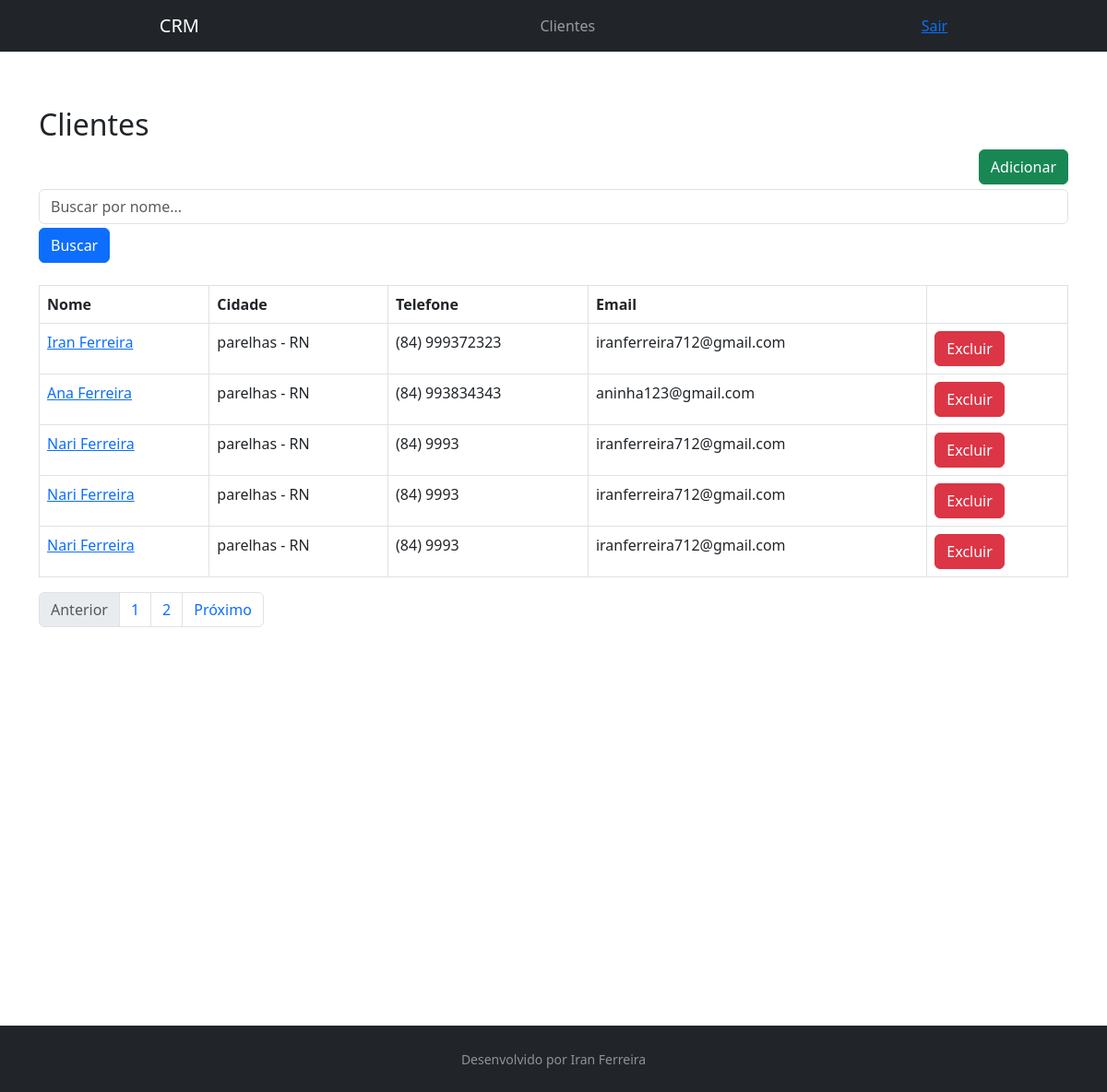
/customer/list/, run on an earlier commit of the app's database.
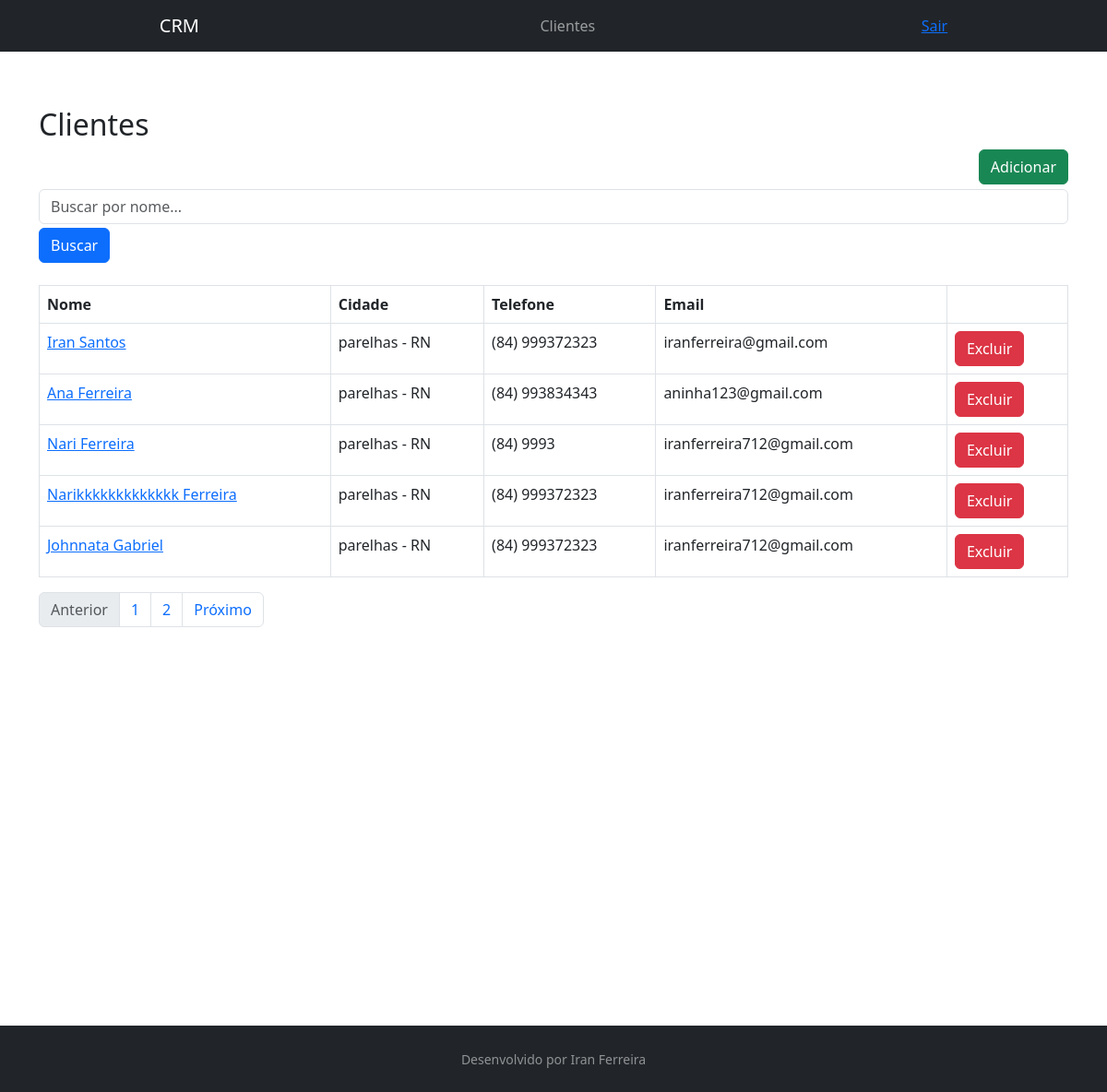
And on a later commit of the database.
### customer/models.py (models this page shows, shortened)
class Customer(models.Model):
    first_name = models.CharField(max_length=30)
    last_name = models.CharField(max_length=50)
    email = models.EmailField()
    birth_date = models.DateField()
    area_code = models.CharField(max_length=3) #DDD do Número
    phone_number = models.CharField(max_length=9)
    country = models.CharField(max_length=30)
    state = models.CharField(max_length=30)
    city = models.CharField(max_length=30)
    create_date = models.DateTimeField(auto_now_add=True) #Data de quando o cliente for criado
    update_date = models.DateTimeField(auto_now=True) #Data de atualização dos dados dos clientes
    active = models.BooleanField(default=True) # Ativar ou desativar o cliente, não precisa apagar todo o histórico do cliente
    def get_full_phone_number(self):
        return f"({self.area_code}) {self.phone_number}"
    def get_full_name(self):
        return f"{self.first_name} {self.last_name}"
    def get_full_city(self):
        return f"{self.city} - {self.state}"
    def get_absolute_url(self):
        return reverse("customer:customer-update", kwargs={"id": self.id})
    def get_delete_url(self):
        return reverse("customer:customer-delete", kwargs={"id": self.id})
    class Meta:
        db_table = "customer"

### customer/views.py (the view)
# urls.py: path("list/", CustomerListView.as_view(), name="customer-list"),
class CustomerListView(ListView):
    template_name = "customer/customer-list.html"
    paginate_by = 5
    model = Customer
    def get_queryset(self):
        name = self.request.GET.get("name")
        if name:
            object_list = self.model.objects.filter(
                Q(first_name__icontains=name) | Q(last_name__icontains=name)
            )
        else:
            object_list = self.model.objects.all()
        return object_list

### customer/templates/customer/customer_list.html
{% extends "model-page.html"%}
{% block content%}
    <h2> Clientes</h2>
    <a href="{% url 'customer:customer-create' %}">
        <button type="button" class="btn btn-success" style="float: right; margin-bottom: 5px"> Adicionar</button>
    </a>
    <form>
        <div class="form-group mb-1">
            <input class="form-control" type="text" name="name" placeholder="Buscar por nome...">
        </div>
        <button type="submit" class="btn btn-primary">Buscar</button>
    </form>
    <table class="table table-bordered mt-4">
        <thead>
            <tr>
                <th>Nome</th>
                <th>Cidade</th>
                <th>Telefone</th>
                <th>Email</th>
                <th></th>
            </tr>
        </thead>
        <tbody>
            {% for customer in customer_list%}
                <tr>
                    <td><a href="{{ customer.get_absolute_url }}">{{ customer.get_full_name }}</a></td>
                    <td>{{ customer.get_full_city }}</td>
                    <td>{{ customer.get_full_phone_number }}</td>
                    <td>{{ customer.email }}</td>
                    <form method="post" action="{{ customer.get_delete_url }}"> {% csrf_token %}
                        <td><button type="submit" class="btn btn-danger">Excluir</button></td>
                    </form>
                </tr>
            {% endfor %}
        </tbody>
    </table>
    <ul class="pagination">
        {% if page_obj.has_previous %}
            <li class="page-item"><a class="page-link" href="?page= {{ page_obj.previous_page_number }}">Anterior</a></li>
        {% else %}
            <li class="page-item disabled"><a class="page-link" href="#">Anterior</a></li>
        {% endif %}
        {% for object in page_obj.paginator.page_range %}
            <li class="page-item"><a class="page-link" href="?page={{ forloop.counter }}">{{ forloop.counter }}</a></li>
        {% endfor %}
        {% if page_obj.has_next %}
            <li class="page-item"><a class="page-link" href="?page= {{ page_obj.next_page_number }}">Próximo</a></li>
        {% else %}
            <li class="page-item disabled"><a class="page-link" href="#">Próximo</a></li>
        {% endif %}
    </ul>
{% endblock %}

### core/templates/model-page.html (shortened to what this page needs)
<!DOCTYPE html>
<html lang="pt-br">
<head>
    <link href="https://cdn.jsdelivr.net/npm/bootstrap@5.3.0-alpha2/dist/css/bootstrap.min.css" rel="stylesheet">
</head>
<body class="flex flex-column">
    <header>
        {%include "model-header.html"%}
    </header>
    <main class="content" style="margin-top: 5%;">
        <div class="container">
            {% block content%} {% endblock %}
        </div>
    </main>
    <footer class="py-4 bg-dark text-white-50">
        {% include "model-footer.html" %}
    </footer>
</body>
</html>

### core/templates/model-header.html
<nav class="navbar navbar-expand-sm bg-dark navbar-dark d-flex justify-content-around">
    <a class="navbar-brand" href={% url 'index' %}>CRM</a>
    <ul class="navbar-nav mr-auto">
        <li class="navbar-item">
            <a class="nav-link" href="{% url 'customer:customer-list'%}">Clientes</a>
        </li>
    </ul>
    <a href="{% url 'logout' %}">Sair</a>
</nav>

### core/templates/model-footer.html
<div class="container text-center">
    <small> Desenvolvido por Iran Ferreira</small>
</div>

### core/templates/model-page.html (style rules this page uses)
html, body { height: 100%; }
main { flex: 1 0 auto; }
footer { flex-shrink: none; margin-top: 27em; }

What changed in the data, as far as the page shows it:
removed Customer: get_full_name "Nari Ferreira", get_full_city "parelhas - RN", get_full_phone_number "(84) 9993", email "iranferreira712@gmail.com"
removed Customer: get_full_name "Nari Ferreira", get_full_city "parelhas - RN", get_full_phone_number "(84) 9993", email "iranferreira712@gmail.com"
changed Customer: get_full_name "Iran Ferreira" → "Iran Santos"; email "iranferreira712@gmail.com" → "iranferreira@gmail.com"
now on this page (row unchanged): Customer: get_full_name "Narikkkkkkkkkkkkk Ferreira", get_full_city "parelhas - RN", get_full_phone_number "(84) 999372323", email "iranferreira712@gmail.com"
added Customer: get_full_name "Johnnata Gabriel", get_full_city "parelhas - RN", get_full_phone_number "(84) 999372323", email "iranferreira712@gmail.com"
